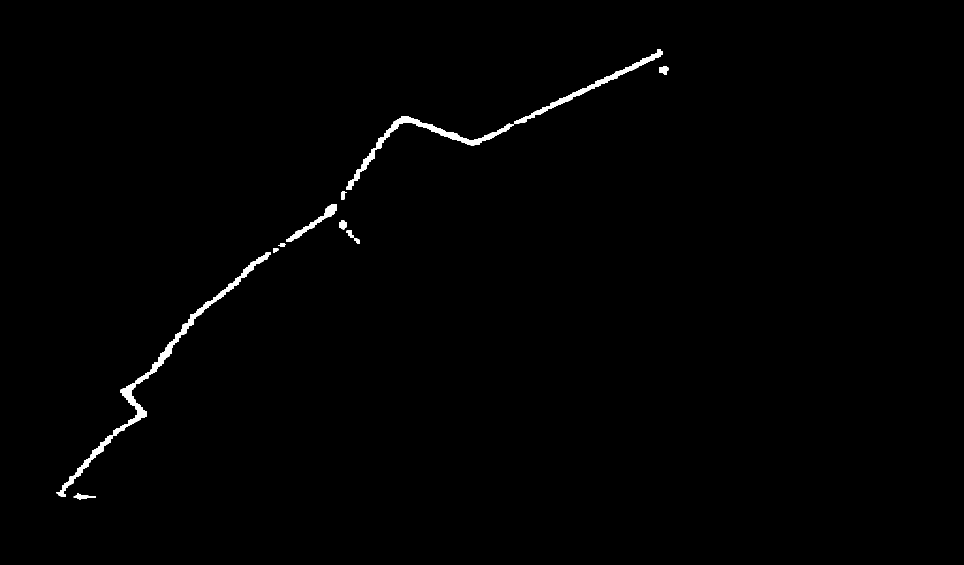
#> input picture src/postprocess/test_images/test001_mask.png, 1928 x 1130 px (shown at 1/2 size); its folder holds only this picture in this run
$ python visualize_thinning_process.py --input-mask ../postprocess/test_images/test001_mask.png
#> lines starting #> are read from the running program, lines starting #| are printed output that depends on the picture; after the words box and inside, x2 and y2 are one past the last pixel; in counts of white or black regions, pixels touching at a corner belong together
"""
Zhang-Suen thinning 과정 시각화 스크립트.

목표:
- 마스크가 skeleton으로 얇아지는 과정을 단계별로 눈으로 확인한다.
- README에 올리기 좋은 정적 요약 이미지와 GIF를 함께 만든다.

출력물:
1) 단계별 프레임 PNG들
2) 프레임 묶음 요약 이미지(contact sheet)
3) 애니메이션 GIF
4) 단계별 foreground 픽셀 수 JSON
"""

from __future__ import annotations

import argparse
import json
import math
import sys
from pathlib import Path
from typing import List, Sequence, Tuple

import numpy as np
from PIL import Image, ImageDraw, ImageFont


if __package__ in (None, ""):
    project_root = Path(__file__).resolve().parents[1]
    if str(project_root) not in sys.path:
        sys.path.insert(0, str(project_root))
    sys.modules.pop("src", None)


def build_arg_parser() -> argparse.ArgumentParser:
    """커맨드라인 인자를 정의한다."""
    parser = argparse.ArgumentParser(
        description="Visualize Zhang-Suen thinning process for a binary mask."
    )
    parser.add_argument(
        "--input-mask",
        type=str,
        required=True,
        help="Path to input mask image.",
    )
    parser.add_argument(
        "--output-dir",
        type=str,
        default="outputs/thinning_visualization",
        help="Directory to save frames, GIF, and summary image.",
    )
    parser.add_argument(
        "--threshold",
        type=int,
        default=127,
        help="Foreground threshold for grayscale mask binarization.",
    )
    parser.add_argument(
        "--min-component-area",
        type=int,
        default=20,
        help="Remove connected components smaller than this area.",
    )
    parser.add_argument(
        "--max-frames",
        type=int,
        default=24,
        help="Maximum number of frames included in summary image and GIF.",
    )
    parser.add_argument(
        "--gif-duration-ms",
        type=int,
        default=240,
        help="Duration per frame in output GIF (milliseconds).",
    )
    return parser


def load_binary_mask(mask_path: Path, threshold: int) -> np.ndarray:
    """마스크 이미지를 읽고 이진 배열(bool)로 변환한다."""
    mask = Image.open(mask_path).convert("L")
    mask_arr = np.asarray(mask, dtype=np.uint8)
    return mask_arr > threshold


def connected_components(binary: np.ndarray) -> List[List[Tuple[int, int]]]:
    """8-연결 성분을 추출한다."""
    height, width = binary.shape
    visited = np.zeros_like(binary, dtype=bool)
    components: List[List[Tuple[int, int]]] = []

    ys, xs = np.nonzero(binary)
    for start_y, start_x in zip(ys.tolist(), xs.tolist()):
        if visited[start_y, start_x]:
            continue

        stack = [(start_y, start_x)]
        visited[start_y, start_x] = True
        component: List[Tuple[int, int]] = []

        while stack:
            y, x = stack.pop()
            component.append((y, x))

            for dy in (-1, 0, 1):
                for dx in (-1, 0, 1):
                    if dy == 0 and dx == 0:
                        continue
                    ny, nx = y + dy, x + dx
                    if 0 <= ny < height and 0 <= nx < width:
                        if binary[ny, nx] and not visited[ny, nx]:
                            visited[ny, nx] = True
                            stack.append((ny, nx))

        components.append(component)

    return components


def remove_small_components(binary: np.ndarray, min_area: int) -> np.ndarray:
    """작은 노이즈 성분을 제거한다."""
    if min_area <= 0:
        return binary.copy()

    cleaned = np.zeros_like(binary, dtype=bool)
    for component in connected_components(binary):
        if len(component) >= min_area:
            ys, xs = zip(*component)
            cleaned[np.array(ys), np.array(xs)] = True
    return cleaned


def _zhang_suen_step(img: np.ndarray, step: int) -> List[Tuple[int, int]]:
    """Zhang-Suen의 한 sub-step에서 제거할 픽셀 목록을 찾는다."""
    padded = np.pad(img, 1, mode="constant")
    to_remove: List[Tuple[int, int]] = []

    # foreground 픽셀만 순회하여 제거 조건을 검사한다.
    foreground_points = np.argwhere(img > 0)
    for y, x in foreground_points:
        py, px = y + 1, x + 1

        p2 = int(padded[py - 1, px])
        p3 = int(padded[py - 1, px + 1])
        p4 = int(padded[py, px + 1])
        p5 = int(padded[py + 1, px + 1])
        p6 = int(padded[py + 1, px])
        p7 = int(padded[py + 1, px - 1])
        p8 = int(padded[py, px - 1])
        p9 = int(padded[py - 1, px - 1])

        # B(p): 이웃 foreground 수
        b = p2 + p3 + p4 + p5 + p6 + p7 + p8 + p9
        if b < 2 or b > 6:
            continue

        # A(p): 0->1 전이 횟수
        neighbors = (p2, p3, p4, p5, p6, p7, p8, p9, p2)
        a = sum((neighbors[i] == 0 and neighbors[i + 1] == 1) for i in range(8))
        if a != 1:
            continue

        if step == 0:
            if p2 * p4 * p6 != 0:
                continue
            if p4 * p6 * p8 != 0:
                continue
        else:
            if p2 * p4 * p8 != 0:
                continue
            if p2 * p6 * p8 != 0:
                continue

        to_remove.append((y, x))

    return to_remove


def zhang_suen_with_history(binary: np.ndarray) -> Tuple[np.ndarray, List[np.ndarray], List[int]]:
    """Thinning 결과와 단계별 상태(history)를 반환한다.

    history는 각 반복/sub-step 이후의 이미지를 누적한다.
    pixel_counts는 history와 같은 길이로 foreground 픽셀 수를 담는다.
    """
    img = binary.astype(np.uint8).copy()
    history: List[np.ndarray] = [img.astype(bool).copy()]
    pixel_counts: List[int] = [int(np.sum(img))]

    changed = True
    while changed:
        changed = False
        for step in (0, 1):
            to_remove = _zhang_suen_step(img, step=step)
            if not to_remove:
                continue

            changed = True
            for y, x in to_remove:
                img[y, x] = 0

            # sub-step이 적용될 때마다 상태를 기록한다.
            history.append(img.astype(bool).copy())
            pixel_counts.append(int(np.sum(img)))

    return img.astype(bool), history, pixel_counts


def bool_to_rgb_image(binary: np.ndarray) -> Image.Image:
    """bool 마스크를 RGB 이미지로 변환한다."""
    gray = binary.astype(np.uint8) * 255
    rgb = np.stack([gray, gray, gray], axis=-1)
    return Image.fromarray(rgb)


def annotate_frame(image: Image.Image, title: str) -> Image.Image:
    """프레임 상단에 단계 정보 텍스트를 넣는다."""
    top_margin = 26
    canvas = Image.new("RGB", (image.width, image.height + top_margin), (255, 255, 255))
    canvas.paste(image, (0, top_margin))
    draw = ImageDraw.Draw(canvas)
    draw.text((8, 7), title, fill=(0, 0, 0), font=ImageFont.load_default())
    return canvas


def sample_history_indices(total_steps: int, max_frames: int) -> List[int]:
    """히스토리에서 균등 샘플링할 index 목록을 만든다."""
    if total_steps <= max_frames:
        return list(range(total_steps))

    # 0과 마지막 step은 반드시 포함하고, 그 사이를 균등 간격으로 선택한다.
    sampled = np.linspace(0, total_steps - 1, num=max_frames)
    indices = sorted(set(int(round(value)) for value in sampled.tolist()))
    if indices[0] != 0:
        indices[0] = 0
    if indices[-1] != total_steps - 1:
        indices[-1] = total_steps - 1
    return indices


def save_frames(
    history: Sequence[np.ndarray],
    pixel_counts: Sequence[int],
    output_dir: Path,
    stem: str,
) -> List[Path]:
    """모든 history 프레임을 PNG로 저장한다."""
    frames_dir = output_dir / f"{stem}_frames"
    frames_dir.mkdir(parents=True, exist_ok=True)
    frame_paths: List[Path] = []

    for step_index, frame in enumerate(history):
        frame_image = bool_to_rgb_image(frame)
        title = f"step={step_index:03d} | foreground_pixels={pixel_counts[step_index]}"
        annotated = annotate_frame(frame_image, title)
        frame_path = frames_dir / f"frame_{step_index:03d}.png"
        annotated.save(frame_path)
        frame_paths.append(frame_path)

    return frame_paths


def make_contact_sheet(images: Sequence[Image.Image], cols: int = 4) -> Image.Image:
    """이미지 여러 장을 grid로 묶는다."""
    if not images:
        raise ValueError("No images provided for contact sheet")

    max_width = max(image.width for image in images)
    max_height = max(image.height for image in images)
    rows = int(math.ceil(len(images) / cols))
    sheet = Image.new("RGB", (cols * max_width, rows * max_height), (245, 245, 245))

    for index, image in enumerate(images):
        row = index // cols
        col = index % cols
        sheet.paste(image, (col * max_width, row * max_height))

    return sheet


def create_outputs(
    input_mask_path: Path,
    output_dir: Path,
    cleaned_mask: np.ndarray,
    history: Sequence[np.ndarray],
    pixel_counts: Sequence[int],
    max_frames: int,
    gif_duration_ms: int,
) -> None:
    """README용 시각화 결과를 생성하고 저장한다."""
    output_dir.mkdir(parents=True, exist_ok=True)
    stem = input_mask_path.stem

    # 1) 단계별 프레임 전체 저장
    frame_paths = save_frames(history, pixel_counts, output_dir, stem)

    # 2) README용 요약 프레임 선택
    sampled_indices = sample_history_indices(total_steps=len(history), max_frames=max_frames)
    sampled_images: List[Image.Image] = []
    for index in sampled_indices:
        frame = bool_to_rgb_image(history[index])
        title = f"step={index:03d} | pixels={pixel_counts[index]}"
        sampled_images.append(annotate_frame(frame, title))

    # 첫 패널에 cleaned input을 명시적으로 추가해 시작 상태를 더 분명히 보여준다.
    cleaned_panel = annotate_frame(
        bool_to_rgb_image(cleaned_mask),
        f"cleaned input | pixels={int(np.sum(cleaned_mask))}",
    )
    if sampled_images and sampled_indices[0] == 0:
        sampled_images[0] = cleaned_panel
    else:
        sampled_images.insert(0, cleaned_panel)

    contact_sheet = make_contact_sheet(sampled_images, cols=4)
    contact_sheet_path = output_dir / f"{stem}_thinning_process_sheet.png"
    contact_sheet.save(contact_sheet_path)

    # 3) GIF 저장
    gif_path = output_dir / f"{stem}_thinning_process.gif"
    sampled_images[0].save(
        gif_path,
        save_all=True,
        append_images=sampled_images[1:],
        duration=max(40, gif_duration_ms),
        loop=0,
        optimize=False,
    )

    # 4) 단계별 픽셀 수 기록(JSON)
    stats_path = output_dir / f"{stem}_thinning_stats.json"
    payload = {
        "input_mask": str(input_mask_path),
        "total_steps": len(history) - 1,
        "initial_foreground_pixels": int(pixel_counts[0]),
        "final_foreground_pixels": int(pixel_counts[-1]),
        "sampled_indices": sampled_indices,
        "pixel_counts": [int(value) for value in pixel_counts],
        "all_frame_paths": [str(path) for path in frame_paths],
        "sheet_path": str(contact_sheet_path),
        "gif_path": str(gif_path),
    }
    with open(stats_path, "w", encoding="utf-8") as f:
        json.dump(payload, f, ensure_ascii=False, indent=2)

    print(f"All frames saved to: {output_dir / f'{stem}_frames'}")
    print(f"Summary sheet saved to: {contact_sheet_path}")
    print(f"GIF saved to: {gif_path}")
    print(f"Stats JSON saved to: {stats_path}")


def main() -> None:
    """CLI 진입점."""
    args = build_arg_parser().parse_args()
    input_mask_path = Path(args.input_mask)
    if not input_mask_path.exists():
        raise FileNotFoundError(f"Input mask not found: {input_mask_path}")

    output_dir = Path(args.output_dir)

    # If a directory is provided, process all image files inside.
    if input_mask_path.is_dir():
        patterns = ("*.png", "*.jpg", "*.jpeg", "*.tif", "*.tiff")
        files = []
        for pat in patterns:
            files.extend(sorted(input_mask_path.glob(pat)))
        if not files:
            raise FileNotFoundError(f"No image files found in directory: {input_mask_path}")

        for file_path in files:
            print(f"Processing: {file_path.name}")
            binary_mask = load_binary_mask(file_path, threshold=args.threshold)
            cleaned_mask = remove_small_components(binary_mask, min_area=args.min_component_area)
            _, history, pixel_counts = zhang_suen_with_history(cleaned_mask)
            create_outputs(
                input_mask_path=file_path,
                output_dir=output_dir / file_path.stem,
                cleaned_mask=cleaned_mask,
                history=history,
                pixel_counts=pixel_counts,
                max_frames=max(4, args.max_frames),
                gif_duration_ms=args.gif_duration_ms,
            )
    else:
        # Single file mode
        binary_mask = load_binary_mask(input_mask_path, threshold=args.threshold)
#> in load_binary_mask, mask is the input picture: PIL image 1928x1130 L; 0.74% white; 12 white regions, largest, box (x1, y1, x2, y2) and area: (113, 505, 542, 993) 6815, (693, 232, 1028, 380) 4042, (1028, 99, 1326, 247) 2917
        cleaned_mask = remove_small_components(binary_mask, min_area=args.min_component_area)
#> in connected_components, `height, width = binary.shape`: height = 1130; width = 1928
#> the loop in remove_small_components, `for component in connected_components(binary):` made 12 passes
        _, history, pixel_counts = zhang_suen_with_history(cleaned_mask)
#> in zhang_suen_with_history, `pixel_counts: List[int] = [int(np.sum(img))]`: pixel_counts = [16141]
#> the loop in zhang_suen_with_history, `while changed:` made 8 passes
#> pass 1, in _zhang_suen_step (call 2), `padded = np.pad(img, 1, mode="constant")`:
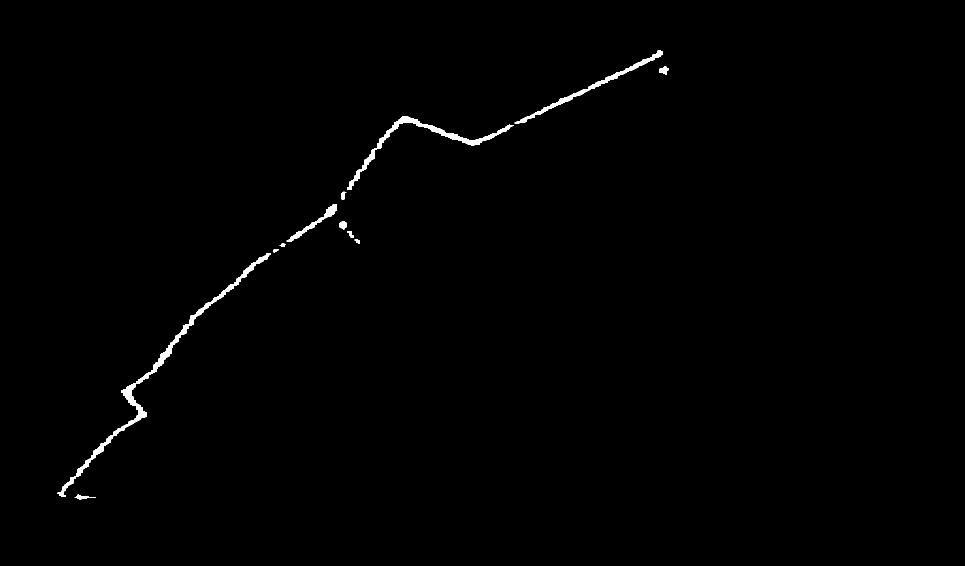
#> padded: shape (1132, 1930) (shown at 1/2 size); values 0 (black) and 1 (white), 0.63% white; 12 white regions, largest, box (x1, y1, x2, y2) and area: (114, 506, 542, 993) 5833, (694, 233, 1028, 380) 3482, (1029, 100, 1326, 247) 2472
#> after the loop in zhang_suen_with_history, `while changed:`:
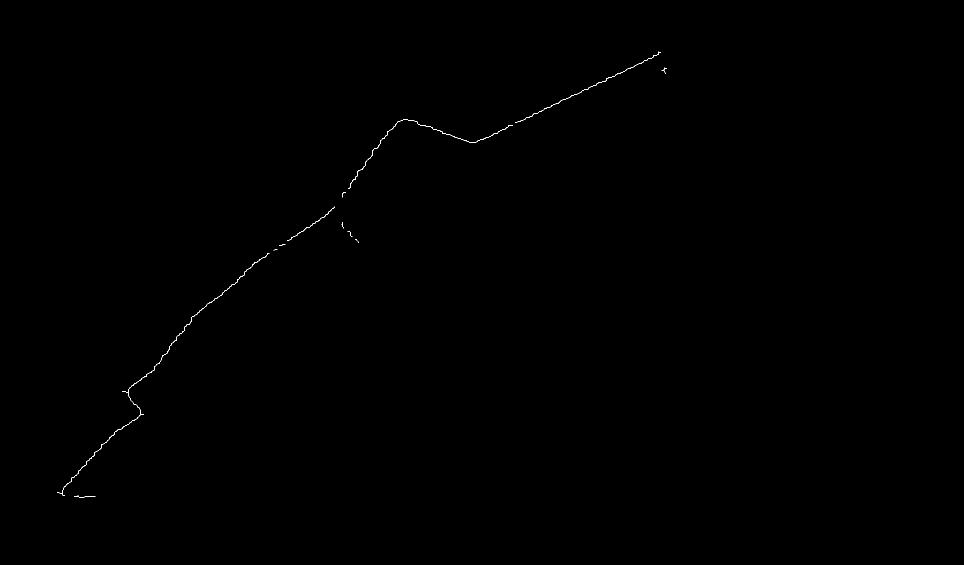
#> img: shape (1130, 1928) (shown at 1/2 size); values 0 (black) and 1 (white), 0.09% white in thin lines or dots, all inside (x1, y1, x2, y2) = (114, 103, 1334, 995)
#> after the loop in zhang_suen_with_history, `while changed:`: history = 15 items; pixel_counts = [16141, 13730, 11366, 9087, 6930, 5070, 3561, 2746, 2329, 2140, 2016, 1958, 1924, 1909, 1900]
#> history = 15 items
        create_outputs(
            input_mask_path=input_mask_path,
            output_dir=output_dir,
            cleaned_mask=cleaned_mask,
            history=history,
            pixel_counts=pixel_counts,
            max_frames=max(4, args.max_frames),
            gif_duration_ms=args.gif_duration_ms,
        )
#> the loop in save_frames, `for step_index, frame in enumerate(history):` made 15 passes
#> title on passes 1 to 4: 'step=000 | foreground_pixels=16141', 'step=001 | foreground_pixels=13730', 'step=002 | foreground_pixels=11366', 'step=003 | foreground_pixels=9087'
#> pass 1, in save_frames, `annotated = annotate_frame(frame_image, title)`:
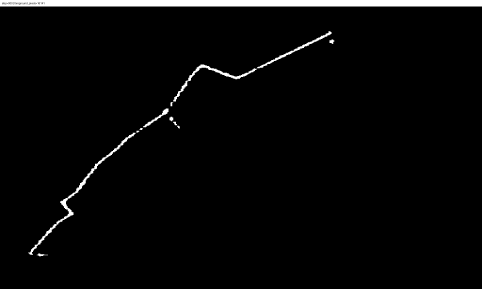
#> annotated: PIL image 1928x1156 RGB (shown at 1/4 size); min 0, max 255, mean 7.5
#> in create_outputs, `sampled_indices = sample_history_indices(total_steps=len(history), max..`: sampled_indices = [0, 1, 2, 3, 4, 5, 6, 7, 8, 9, 10, 11, 12, 13, 14]
#> the loop in create_outputs, `for index in sampled_indices:` made 15 passes
#> after the loop in create_outputs, `for index in sampled_indices:`: sampled_images = 15 items
#> in annotate_frame (call 31), `canvas.paste(image, (0, top_margin))`:
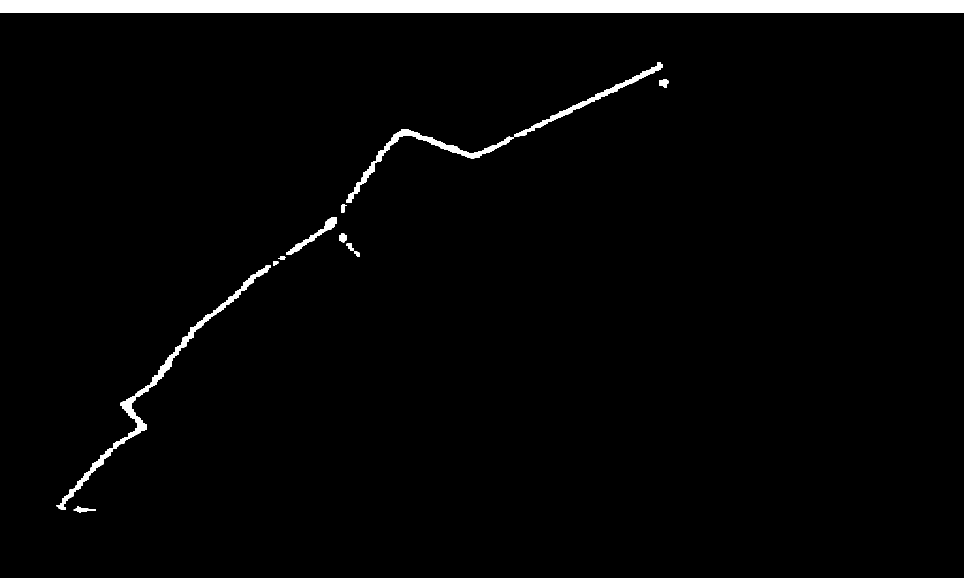
#> canvas: PIL image 1928x1156 RGB (shown at 1/2 size); 3% white; 13 white regions, largest, box (x1, y1, x2, y2) and area: (0, 0, 1928, 26) 50128, (113, 531, 542, 1019) 6815, (693, 258, 1028, 406) 4042
#> in make_contact_sheet, `max_width = max(image.width for image in images)`: max_width = 1928
#> in make_contact_sheet, `max_height = max(image.height for image in images)`: max_height = 1156
#> in make_contact_sheet, `rows = int(math.ceil(len(images) / cols))`: rows = 4
#> the loop in make_contact_sheet, `for index, image in enumerate(images):` made 15 passes
#> (row, col) on passes 1 to 4: (0, 0), (0, 1), (0, 2), (0, 3)
#> after the loop in make_contact_sheet, `for index, image in enumerate(images):`:
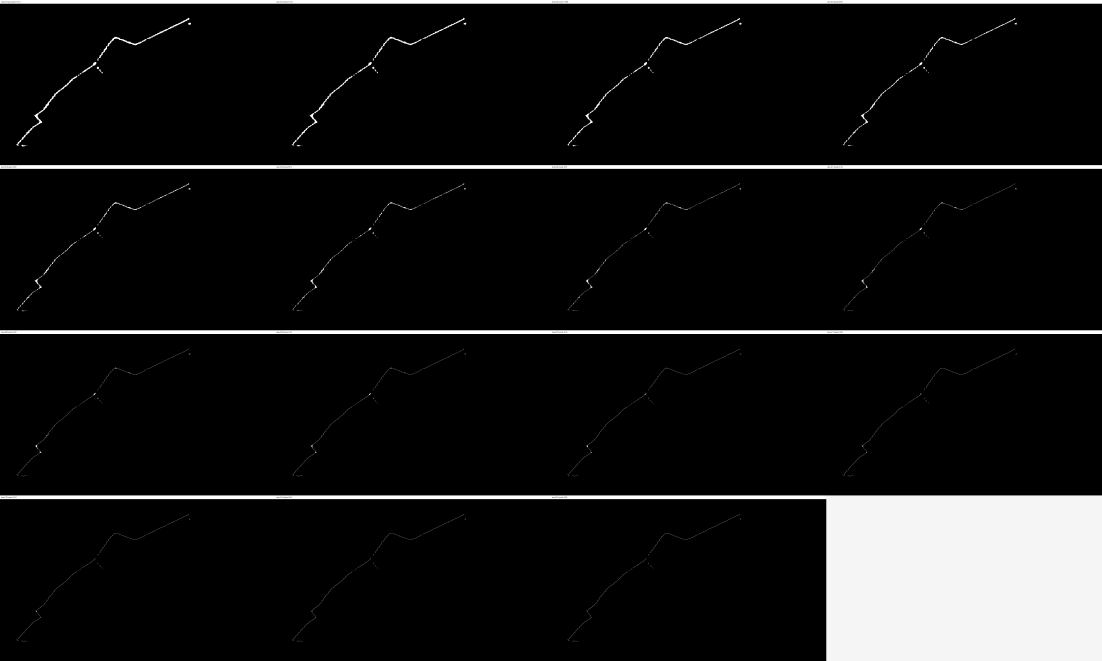
#> sheet: PIL image 7712x4624 RGB (shown at 1/7 size); min 0, max 255, mean 21.3


if __name__ == "__main__":
    main()
